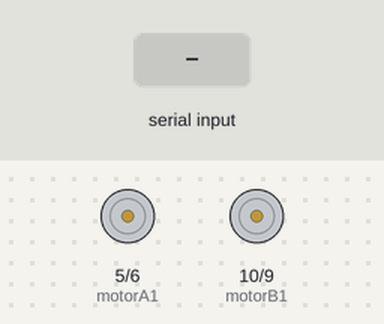
The sketch below on a simulated Arduino Uno, built with avr-gcc and run on an emulated ATmega328P. Shown: motor-driver pin pairs drawn as motors (green arrow = first pin HIGH = forward, orange = second pin HIGH = backward, longer = more drive). Inputs (shaded band) come from the test bench. What the sketch prints to the serial monitor is not drawn.

Above: at 6.2 s.
6.3 s: "G" received over Serial
At 7.0 s:
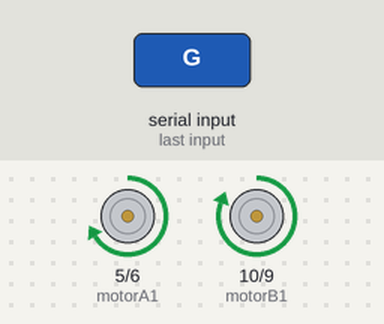
7.8 s: byte 74 ('J') received over Serial
At 8.2 s:
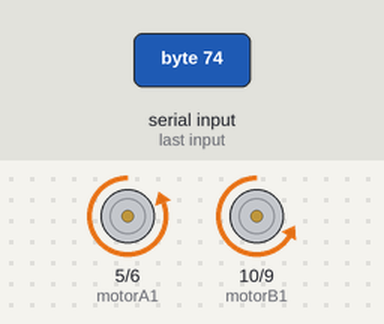
9.3 s: "I" received over Serial
At 10.5 s:
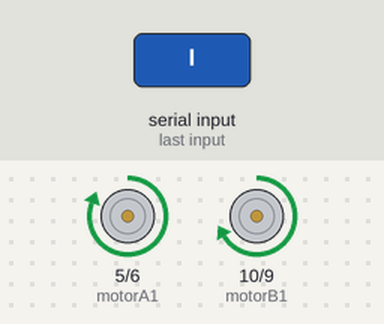
10.8 s: "H" received over Serial
At 11.6 s:
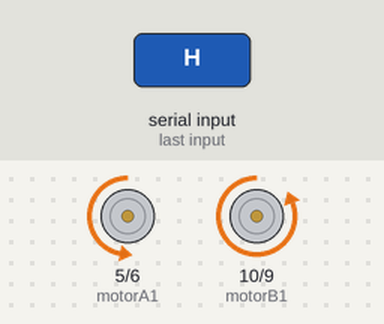
12.3 s: byte 76 ('L') received over Serial
At 12.8 s:
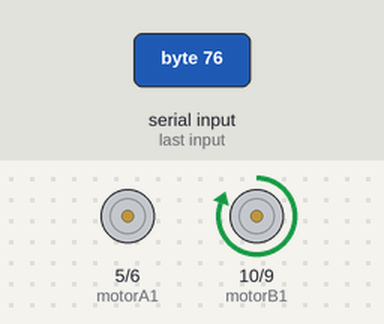
14.2 s: byte 82 ('R') received over Serial
At 15.4 s:
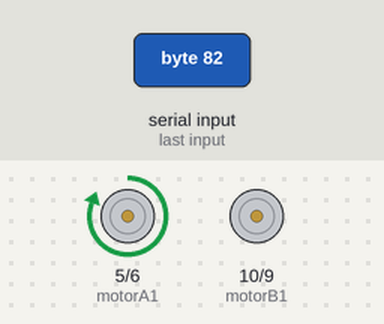
Timing chart, 0 to 17.1 s (numbered marks = the images above; inputs shaded):
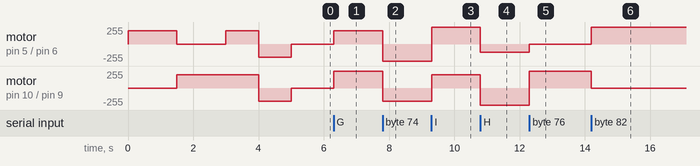

Measured:
- after the input at 6.3 s, motor on pin 5 (motorA1) / pin 6 (motorA2): stopped → forward 200/255 at once; motor on pin 10 (motorB1) / pin 9 (motorB2): stopped → forward 255/255 at once
- after the input at 7.8 s, motor on pin 5 (motorA1) / pin 6 (motorA2): forward 200/255 → backward 255/255 at once; motor on pin 10 (motorB1) / pin 9 (motorB2): forward 255/255 → backward 200/255 at once
- after the input at 9.3 s, motor on pin 5 (motorA1) / pin 6 (motorA2): backward 255/255 → forward 255/255 at once; motor on pin 10 (motorB1) / pin 9 (motorB2): backward 200/255 → forward 200/255 at once
- after the input at 10.8 s, motor on pin 5 (motorA1) / pin 6 (motorA2): forward 255/255 → backward 127/255 at once; motor on pin 10 (motorB1) / pin 9 (motorB2): forward 200/255 → backward 255/255 at once
- after the input at 12.3 s, motor on pin 5 (motorA1) / pin 6 (motorA2): backward 127/255 → stopped at once; motor on pin 10 (motorB1) / pin 9 (motorB2): backward 255/255 → forward 255/255 at once
- after the input at 14.2 s, motor on pin 5 (motorA1) / pin 6 (motorA2): stopped → forward 255/255 at once; motor on pin 10 (motorB1) / pin 9 (motorB2): forward 255/255 → stopped at once

The sketch:

carro_bluetooth.ino
```cpp
/*
   Created by Vasilakis Michalis // 12-12-2014 ver.1
   Project: Control RC Car via Bluetooth with Android Smartphone
   http://www.ardumotive.com/arduino-car
   More information at www.ardumotive.com
*/


//L293D
const int motorA1  = 5;  // Pino  2 do L293D
const int motorA2  = 6;  // Pino  7 do L293D
const int motorB1  = 10; // Pino 15 do L293D
const int motorB2  = 9;  // Pino 10 do L293D


// comando recebido pelo modulo bluetooth
char cmd;

int vSpeed = 255;   // Default speed, from 0 to 255

void setup() {

  // configura os pinos como OUTPUT:
  pinMode(motorA1, OUTPUT);
  pinMode(motorA2, OUTPUT);
  pinMode(motorB1, OUTPUT);
  pinMode(motorB2, OUTPUT);

  // inicializa a comunicacao serial a 9600 bits por segundo:
  Serial.begin(9600);
  calibracao(200);
}

void loop() {

  //verifica o comando recebido
  if (Serial.available() > 0) {
    cmd = Serial.read();
  }

  //muda a velocidade de 0 a 4. valores sao de 0 a 255 (PWM)
  if (cmd == '0') {
    vSpeed = 0;
  }
  else if (cmd == '1') {
    vSpeed = 100;
  }
  else if (cmd == '2') {
    vSpeed = 180;
  }
  else if (cmd == '3') {
    vSpeed = 200;
  }
  else if (cmd == '4') {
    vSpeed = 255;
  }

  /***********************Forward****************************/
  //se cmd for igual a letra 'F', carro vai "forward"
  if (cmd == 'F') {
    frente(vSpeed);
  }

  /**********************Forward Left************************/
  //se cmd for igual a letra 'G', carro vai "forward left"
  else if (cmd == 'G') {
    frente_esquerda(vSpeed);
  }

  /**********************Forward Right************************/
  //se cmd for igual a letra 'I', carro vai "forward right"
  else if (cmd == 'I') {
    frente_direita(vSpeed);
  }

  /***********************Backward****************************/
  //se cmd for igual a letra 'B', carro vai "backward"
  else if (cmd == 'B') {
    tras(vSpeed);
  }

  /**********************Backward Left************************/
  //se cmd for igual a letra 'H', carro vai "backward left"
  else if (cmd == 'H') {
    tras_esquerda(vSpeed);
  }

  /**********************Backward Right************************/
  //se cmd for igual a 'J', carro vai "backward right"
  else if (cmd == 'J') {
    tras_direita(vSpeed);
  }

  /***************************Left*****************************/
  //se cmd for igual a letra 'L', carro vai "left"
  else if (cmd == 'L') {
    esquerda(vSpeed);
  }

  /***************************Right*****************************/
  //se cmd for igual a letra 'R', carro vai "right"
  else if (cmd == 'R') {
    direita(vSpeed);
  }

  /************************Stop*****************************/
  //se cmd for igual a letra 'S', carro "stop"
  else if (cmd == 'S') {
    stop_car();
  }
  Serial.println(cmd);
}


void calibracao(int velocidade) {
  direita(velocidade);
  delay(1500);
  esquerda(velocidade);
  delay(1500);
  frente(velocidade);
  delay(1000);
  tras(velocidade);
  delay(1000);
  stop_car();
}


void stop_car() {
  analogWrite(motorA1, 0);    analogWrite(motorA2, 0);
  analogWrite(motorB1, 0);    analogWrite(motorB2, 0);
}

void direita(int velocidade) {
  analogWrite(motorA1, velocidade);   analogWrite(motorA2, 0);
  analogWrite(motorB1, 0);    analogWrite(motorB2, 0);
}

void esquerda(int velocidade) {
  analogWrite(motorA1, 0);    analogWrite(motorA2, 0);
  analogWrite(motorB1, velocidade);   analogWrite(motorB2, 0);
}

void tras_direita(int velocidade) {
  analogWrite(motorA1, 0);    analogWrite(motorA2, velocidade);
  analogWrite(motorB1, 0);    analogWrite(motorB2, velocidade / 2);
}

void tras_esquerda(int velocidade) {
  analogWrite(motorA1, 0);    analogWrite(motorA2, velocidade / 2);
  analogWrite(motorB1, 0);    analogWrite(motorB2, velocidade);
}

void tras(int velocidade) {
  analogWrite(motorA1, 0);    analogWrite(motorA2, velocidade);
  analogWrite(motorB1, 0);    analogWrite(motorB2, velocidade);
}

void frente_direita(int velocidade) {
  analogWrite(motorA1, velocidade);   analogWrite(motorA2, 0);
  analogWrite(motorB1, velocidade / 2); analogWrite(motorB2, 0);
}

void frente_esquerda(int velocidade) {
  analogWrite(motorA1, velocidade / 2); analogWrite(motorA2, 0);
  analogWrite(motorB1, velocidade);   analogWrite(motorB2, 0);
}

void frente(int velocidade) {
  analogWrite(motorA1, velocidade);   analogWrite(motorA2, 0);
  analogWrite(motorB1, velocidade);   analogWrite(motorB2, 0);
}
```
